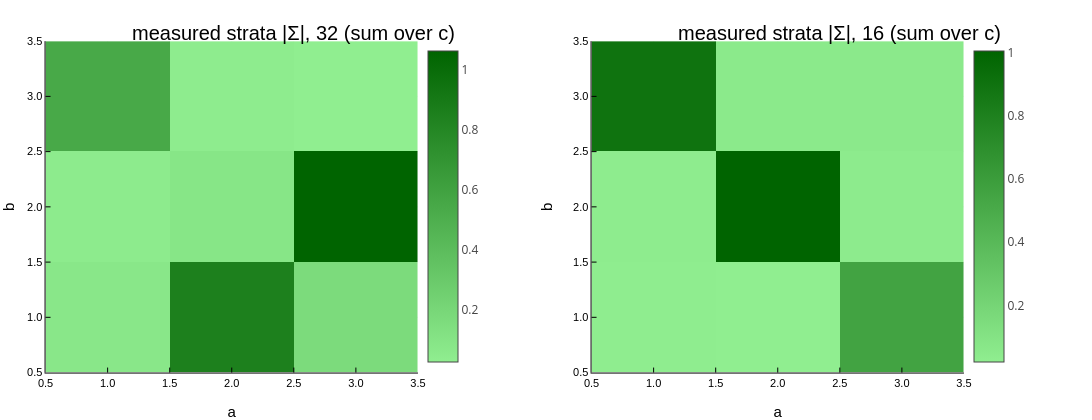

The code cell stored with this chart in its notebook:
### Markdown cell above
**One direct stratification picture.** Before pulling the sparse representation back onto the original `(15N, 13C', 1H)` grid, it helps to see the actual stratified tensor `Σ` itself.  The two panels below show the measured HNCO stratification directly in learned coordinates for `32` and `16` increments.

### Code cell
# Direct view of measured strata in learned coordinates (2D projections)
S32 = abs.(Σ32) ./ maximum(abs, Σ32)
S16 = abs.(Σ16) ./ maximum(abs, Σ16)

p1 = heatmap(sum(S32, dims = 3)[:, :, 1];
    title = "measured strata |Σ|, 32 (sum over c)", xlabel = "a", ylabel = "b", color = :greens)
p2 = heatmap(sum(S16, dims = 3)[:, :, 1];
    title = "measured strata |Σ|, 16 (sum over c)", xlabel = "a", ylabel = "b", color = :greens)

plot(p1, p2; layout = (1, 2), size = (1100, 420))

### Figure 1 — Plotly figure (JSON) as saved in the notebook; plotly's stock layout.template omitted (floating-point values rounded to 4 significant figures)
{"data": [{"colorbar": {"len": 0.8721, "title": "", "x": 0.3827, "y": 0.5083}, "colorscale": [[0, "rgba(144, 238, 144, 1.000)"], [1, "rgba(0, 100, 0, 1.000)"]], "name": "y1", "showlegend": false, "showscale": true, "type": "heatmap", "x": [0.5, 1.5, 2.5, 3.5], "xaxis": "x1", "y": [0.5, 1.5, 2.5, 3.5], "yaxis": "y1", "z": [[0.07668, 0.8554, 0.17], [0.04865, 0.08807, 1.063], [0.5442, 0.03974, 0.02618]], "zmax": 1.063, "zmin": 0.02618}, {"colorbar": {"len": 0.8721, "title": "", "x": 0.8827, "y": 0.5083}, "colorscale": [[0, "rgba(144, 238, 144, 1.000)"], [1, "rgba(0, 100, 0, 1.000)"]], "name": "y1", "showlegend": false, "showscale": true, "type": "heatmap", "x": [0.5, 1.5, 2.5, 3.5], "xaxis": "x2", "y": [0.5, 1.5, 2.5, 3.5], "yaxis": "y2", "z": [[0.02625, 0.01949, 0.5562], [0.03608, 1.004, 0.03818], [0.899, 0.0515, 0.0568]], "zmax": 1.004, "zmin": 0.01949}], "layout": {"annotations": [{"font": {"color": "rgba(0, 0, 0, 1.000)", "family": "sans-serif", "size": 20}, "rotation": 0, "showarrow": false, "text": "measured strata |Σ|, 32 (sum over c)", "x": 0.2691, "xanchor": "center", "xref": "paper", "y": 1, "yanchor": "top", "yref": "paper"}, {"font": {"color": "rgba(0, 0, 0, 1.000)", "family": "sans-serif", "size": 20}, "rotation": 0, "showarrow": false, "text": "measured strata |Σ|, 16 (sum over c)", "x": 0.7691, "xanchor": "center", "xref": "paper", "y": 1, "yanchor": "top", "yref": "paper"}], "height": 420, "legend": {"bgcolor": "rgba(255, 255, 255, 1.000)", "bordercolor": "rgba(0, 0, 0, 1.000)", "borderwidth": 1, "font": {"color": "rgba(0, 0, 0, 1.000)", "family": "sans-serif", "size": 11}, "title": {"font": {"color": "rgba(0, 0, 0, 1.000)", "family": "sans-serif", "size": 15}, "text": ""}, "tracegroupgap": 0, "traceorder": "normal", "x": 1, "xanchor": "auto", "y": 1, "yanchor": "auto"}, "margin": {"b": 20, "l": 0, "r": 0, "t": 20}, "paper_bgcolor": "rgba(255, 255, 255, 1.000)", "plot_bgcolor": "rgba(255, 255, 255, 1.000)", "showlegend": true, "width": 1100, "xaxis1": {"anchor": "y1", "domain": [0.04171, 0.3827], "gridcolor": "rgba(0, 0, 0, 0.100)", "gridwidth": 0.5, "linecolor": "rgba(0, 0, 0, 1.000)", "mirror": false, "range": [0.5, 3.5], "showgrid": true, "showline": true, "showticklabels": true, "tickangle": 0, "tickcolor": "rgb(0, 0, 0)", "tickfont": {"color": "rgba(0, 0, 0, 1.000)", "family": "sans-serif", "size": 11}, "tickmode": "array", "ticks": "inside", "ticktext": ["0.5", "1.0", "1.5", "2.0", "2.5", "3.0", "3.5"], "tickvals": [0.5, 1, 1.5, 2, 2.5, 3, 3.5], "title": "a", "titlefont": {"color": "rgba(0, 0, 0, 1.000)", "family": "sans-serif", "size": 15}, "type": "-", "visible": true, "zeroline": false, "zerolinecolor": "rgba(0, 0, 0, 1.000)"}, "xaxis2": {"anchor": "y2", "domain": [0.5417, 0.8827], "gridcolor": "rgba(0, 0, 0, 0.100)", "gridwidth": 0.5, "linecolor": "rgba(0, 0, 0, 1.000)", "mirror": false, "range": [0.5, 3.5], "showgrid": true, "showline": true, "showticklabels": true, "tickangle": 0, "tickcolor": "rgb(0, 0, 0)", "tickfont": {"color": "rgba(0, 0, 0, 1.000)", "family": "sans-serif", "size": 11}, "tickmode": "array", "ticks": "inside", "ticktext": ["0.5", "1.0", "1.5", "2.0", "2.5", "3.0", "3.5"], "tickvals": [0.5, 1, 1.5, 2, 2.5, 3, 3.5], "title": "a", "titlefont": {"color": "rgba(0, 0, 0, 1.000)", "family": "sans-serif", "size": 15}, "type": "-", "visible": true, "zeroline": false, "zerolinecolor": "rgba(0, 0, 0, 1.000)"}, "yaxis1": {"anchor": "x1", "domain": [0.0722, 0.9443], "gridcolor": "rgba(0, 0, 0, 0.100)", "gridwidth": 0.5, "linecolor": "rgba(0, 0, 0, 1.000)", "mirror": false, "range": [0.5, 3.5], "showgrid": true, "showline": true, "showticklabels": true, "tickangle": 0, "tickcolor": "rgb(0, 0, 0)", "tickfont": {"color": "rgba(0, 0, 0, 1.000)", "family": "sans-serif", "size": 11}, "tickmode": "array", "ticks": "inside", "ticktext": ["0.5", "1.0", "1.5", "2.0", "2.5", "3.0", "3.5"], "tickvals": [0.5, 1, 1.5, 2, 2.5, 3, 3.5], "title": "b", "titlefont": {"color": "rgba(0, 0, 0, 1.000)", "family": "sans-serif", "size": 15}, "type": "-", "visible": true, "zeroline": false, "zerolinecolor": "rgba(0, 0, 0, 1.000)"}, "yaxis2": {"anchor": "x2", "domain": [0.0722, 0.9443], "gridcolor": "rgba(0, 0, 0, 0.100)", "gridwidth": 0.5, "linecolor": "rgba(0, 0, 0, 1.000)", "mirror": false, "range": [0.5, 3.5], "showgrid": true, "showline": true, "showticklabels": true, "tickangle": 0, "tickcolor": "rgb(0, 0, 0)", "tickfont": {"color": "rgba(0, 0, 0, 1.000)", "family": "sans-serif", "size": 11}, "tickmode": "array", "ticks": "inside", "ticktext": ["0.5", "1.0", "1.5", "2.0", "2.5", "3.0", "3.5"], "tickvals": [0.5, 1, 1.5, 2, 2.5, 3, 3.5], "title": "b", "titlefont": {"color": "rgba(0, 0, 0, 1.000)", "family": "sans-serif", "size": 15}, "type": "-", "visible": true, "zeroline": false, "zerolinecolor": "rgba(0, 0, 0, 1.000)"}}}
